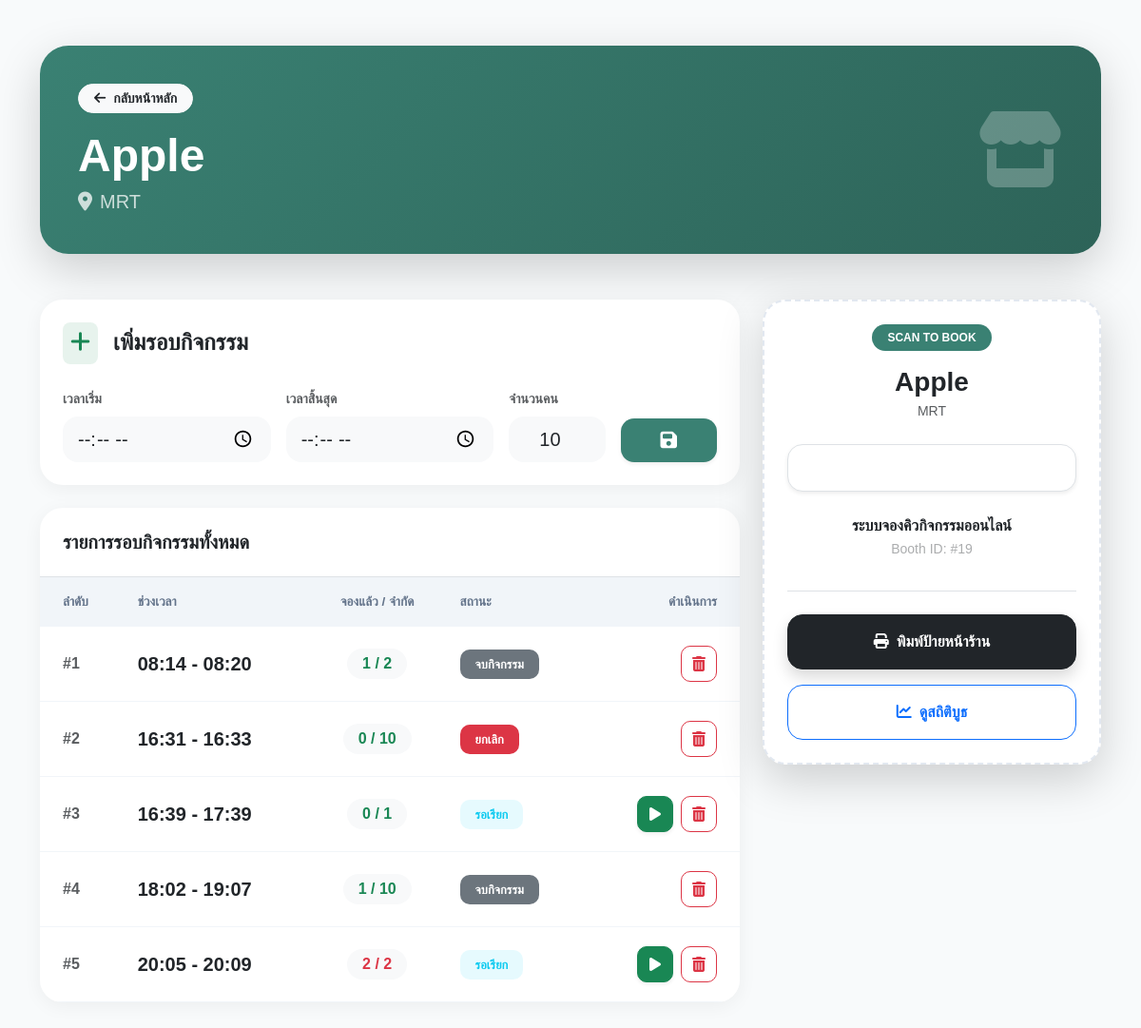
Page /Final/manage_activity.php?id=19 (signed in) on the committed database.
### tables this page shows
CREATE TABLE `event_bookings` (
  `id` int(11) NOT NULL,
  `event_id` int(11) DEFAULT NULL,
  `type_id` int(11) DEFAULT NULL,
  `owner_id` int(11) DEFAULT NULL,
  `customer_name` varchar(255) NOT NULL,
  `customer_phone` varchar(20) NOT NULL,
  `payment_slip` varchar(255) DEFAULT NULL,
  `booking_status` enum('pending','confirmed','cancelled') DEFAULT 'pending',
  `has_activity` enum('yes','no') DEFAULT NULL,
  `created_at` timestamp NOT NULL DEFAULT current_timestamp(),
  `activity_detail` text DEFAULT NULL,
  `category_list` text DEFAULT NULL
);

CREATE TABLE `booth_owners` (
  `id` int(11) NOT NULL,
  `username` varchar(50) NOT NULL,
  `password` varchar(255) NOT NULL,
  `shop_name` varchar(100) NOT NULL,
  `owner_name` varchar(100) NOT NULL,
  `phone` varchar(20) NOT NULL,
  `status` enum('pending','approved','rejected') DEFAULT 'pending',
  `created_at` timestamp NOT NULL DEFAULT current_timestamp()
);

CREATE TABLE `events` (
  `id` int(11) NOT NULL,
  `event_name` varchar(255) NOT NULL,
  `event_date` date NOT NULL,
  `location` varchar(255) DEFAULT NULL,
  `created_at` timestamp NOT NULL DEFAULT current_timestamp()
);

CREATE TABLE `booth_activities` (
  `id` int(11) NOT NULL,
  `booking_id` int(11) NOT NULL,
  `start_time` time NOT NULL,
  `end_time` time NOT NULL,
  `slots_limit` int(11) DEFAULT 10,
  `max_slots` int(11) DEFAULT 10,
  `status` enum('pending','calling','finished','cancelled') DEFAULT 'pending',
  `completion_note` text DEFAULT NULL
);

### Final/manage_activity.php (the view, shortened to what this page needs)
<?php
include 'config.php';
$booking_id = $_GET['id'] ?? null;
$sql = "SELECT b.*, e.event_name, o.shop_name
        FROM event_bookings b
        JOIN events e ON b.event_id = e.id
        JOIN booth_owners o ON b.owner_id = o.id
        WHERE b.id = ?";
$stmt = $conn->prepare($sql);
$stmt->execute([$booking_id]);
$booking = $stmt->fetch();
$stmt_times = $conn->prepare("
    SELECT a.*,
    (SELECT COUNT(*) FROM user_activity_reservations r WHERE r.activity_id = a.id) as current_booked
    FROM booth_activities a
    WHERE a.booking_id = ?
    ORDER BY a.start_time ASC
");
$stmt_times->execute([$booking_id]);
$activities = $stmt_times->fetchAll();
$back_link = isset($_SESSION['owner_id']) ? "index.php?filter=confirmed" : "admin_bookings.php";
?>
<!DOCTYPE html>
<html lang="th">
<head>
    <link href="https://cdn.jsdelivr.net/npm/bootstrap@5.3.0/dist/css/bootstrap.min.css" rel="stylesheet">
    <link rel="stylesheet" href="https://cdnjs.cloudflare.com/ajax/libs/font-awesome/6.4.0/css/all.min.css">
</head>
<body>
<div class="container py-5">
    <div class="header-card mb-5 no-print shadow-lg">
        <div class="row align-items-center">
            <div class="col-md-8">
                <a href="<?php echo $back_link; ?>" class="btn btn-light btn-sm rounded-pill px-3 mb-3 text-dark fw-bold">
                    <i class="fas fa-arrow-left me-2"></i>กลับหน้าหลัก
                </a>
                <h1 class="display-5 fw-bold mb-1"><?php echo htmlspecialchars($booking['shop_name']); ?></h1>
                <p class="lead mb-0 opacity-75"><i class="fas fa-map-marker-alt me-2"></i><?php echo htmlspecialchars($booking['event_name']); ?></p>
            </div>
            <div class="col-md-4 text-end d-none d-md-block">
                <i class="fas fa-store fa-5x opacity-25"></i>
            </div>
        </div>
    </div>
    <div class="row g-4">
        <div class="col-lg-8 no-print">
            <div class="card p-4 mb-4">
                <div class="d-flex align-items-center mb-4">
                    <div class="bg-success bg-opacity-10 p-2 rounded-3 me-3">
                        <i class="fas fa-plus text-success fs-4"></i>
                    </div>
                    <h4 class="fw-bold mb-0">เพิ่มรอบกิจกรรม</h4>
                </div>
                <form method="POST" class="row g-3">
                    <div class="col-md-4">
                        <label class="form-label small fw-bold text-muted">เวลาเริ่ม</label>
                        <input type="time" name="start_time" class="form-control form-control-lg border-0 bg-light rounded-4" required>
                    </div>
                    <div class="col-md-4">
                        <label class="form-label small text-muted fw-bold">เวลาสิ้นสุด</label>
                        <input type="time" name="end_time" class="form-control form-control-lg border-0 bg-light rounded-4" required>
                    </div>
                    <div class="col-md-2">
                        <label class="form-label small text-muted fw-bold">จำนวนคน</label>
                        <input type="number" name="max_slots" class="form-control form-control-lg border-0 bg-light rounded-4 text-center" value="10" min="1" required>
                    </div>
                    <div class="col-md-2 d-flex align-items-end">
                        <button type="submit" name="add_time" class="btn btn-su btn-lg w-100 shadow-sm">
                            <i class="fas fa-save"></i>
                        </button>
                    </div>
                </form>
            </div>
            <div class="card overflow-hidden">
                <div class="p-4 border-bottom">
                    <h5 class="fw-bold mb-0">รายการรอบกิจกรรมทั้งหมด</h5>
                </div>
                <div class="table-responsive">
                    <table class="table">
                        <thead>
                            <tr>
                                <th class="ps-4">ลำดับ</th>
                                <th>ช่วงเวลา</th>
                                <th class="text-center">จองแล้ว / จำกัด</th>
                                <th>สถานะ</th>
                                <th class="text-end pe-4">ดำเนินการ</th>
                            </tr>
                        </thead>
                        <tbody>
                            <?php foreach ($activities as $index => $act): ?>
                            <tr>
                                <td class="ps-4 text-muted fw-bold">#<?php echo $index + 1; ?></td>
                                <td>
                                    <span class="fs-5 fw-bold"><?php echo date('H:i', strtotime($act['start_time'])); ?> - <?php echo date('H:i', strtotime($act['end_time'])); ?></span>
                                </td>
                                <td class="text-center">
                                    <div class="d-inline-flex align-items-center bg-light rounded-pill px-3 py-1">
                                        <span class="fw-bold <?php echo ($act['current_booked'] >= $act['max_slots']) ? 'text-danger' : 'text-success'; ?>">
                                            <?php echo $act['current_booked']; ?> / <?php echo $act['max_slots']; ?>
                                        </span>
                                    </div>
                                </td>
                                <td>
                                    <?php if ($act['status'] == 'calling'): ?>
                                        <span class="status-badge bg-warning text-dark animate-pulse"><i class="fas fa-bullhorn me-2"></i>กำลังเรียก</span>
                                    <?php elseif ($act['status'] == 'finished'): ?>
                                        <span class="status-badge bg-secondary text-white">จบกิจกรรม</span>
                                    <?php elseif ($act['status'] == 'cancelled'): ?>
                                        <span class="status-badge bg-danger text-white">ยกเลิก</span>
                                    <?php else: ?>
                                        <span class="status-badge bg-info bg-opacity-10 text-info">รอเรียก</span>
                                    <?php endif; ?>
                                </td>
                                <td class="text-end pe-4">
                                    <div class="d-flex justify-content-end gap-2">
                                        <?php if ($act['status'] == 'pending'): ?>
                                            <a href="update_round_status.php?id=<?php echo $act['id']; ?>&action=call&booking_id=<?php echo $booking_id; ?>" class="btn btn-success btn-action shadow-sm" title="เรียกคิว"><i class="fas fa-play"></i></a>
                                        <?php elseif ($act['status'] == 'calling'): ?>
                                            <a href="update_round_status.php?id=<?php echo $act['id']; ?>&action=finish&booking_id=<?php echo $booking_id; ?>" class="btn btn-primary btn-action shadow-sm" title="จบงาน"><i class="fas fa-check"></i></a>
                                        <?php endif; ?>
                                        <a href="update_round_status.php?id=<?php echo $act['id']; ?>&action=cancel&booking_id=<?php echo $booking_id; ?>" class="btn btn-outline-danger btn-action" onclick="return confirm('ยกเลิกรอบนี้?')" title="ลบ"><i class="fas fa-trash-can"></i></a>
                                    </div>
                                </td>
                            </tr>
                            <?php endforeach; ?>
                        </tbody>
                    </table>
                </div>
            </div>
        </div>
        <div class="col-lg-4">
            <div class="card p-4 text-center qr-card shadow-lg">
                <div class="qr-print-area">
                    <div class="mb-4">
                        <span class="badge bg-su-green px-3 py-2 rounded-pill mb-3">SCAN TO BOOK</span>
                        <h3 class="fw-bold text-dark mb-1"><?php echo htmlspecialchars($booking['shop_name']); ?></h3>
                        <p class="text-muted small mb-0"><?php echo htmlspecialchars($booking['event_name']); ?></p>
                    </div>
                    <div id="qrcode" class="d-flex justify-content-center mb-4 p-4 bg-white rounded-4 shadow-sm border"></div>
                    <div class="mb-2">
                        <p class="fw-bold text-su-green mb-0">ระบบจองคิวกิจกรรมออนไลน์</p>
                        <small class="text-muted opacity-50">Booth ID: #<?php echo $booking_id; ?></small>
                    </div>
                </div>
                <div class="no-print mt-4 border-top pt-4">
                    <button onclick="window.print()" class="btn btn-dark w-100 py-3 rounded-4 fw-bold mb-3 shadow">
                        <i class="fas fa-print me-2"></i>พิมพ์ป้ายหน้าร้าน
                    </button>
                    <a href="booth_stats.php?id=<?php echo $booking_id; ?>" class="btn btn-outline-primary w-100 py-3 rounded-4 fw-bold">
                        <i class="fas fa-chart-line me-2"></i>ดูสถิติบูธ
                    </a>
                </div>
            </div>
        </div>
    </div>
</div>
</body>
</html>

### Final/manage_activity.php (style rules this page uses)
:root { --su-green: #3a8173; --su-dark: #2d6358; --su-light: #f8fafb; }
body { background-color: var(--su-light); font-family: 'Sarabun', sans-serif; color: #334155; }
.card { border: none; border-radius: 24px; box-shadow: 0 4px 20px rgba(0,0,0,0.05); background: #ffffff; }
.header-card { background: linear-gradient(135deg, var(--su-green), var(--su-dark)); color: white; padding: 2.5rem; border-radius: 30px; }
.table { margin-bottom: 0; }
.table thead th { background: #f1f5f9; border: none; padding: 1rem; color: #64748b; font-weight: 600; font-size: 0.85rem; }
.table tbody td { padding: 1.25rem 1rem; border-bottom: 1px solid #f1f5f9; vertical-align: middle; }
.status-badge { padding: 0.5rem 1rem; border-radius: 10px; font-weight: 600; font-size: 0.8rem; }
.btn-su { background: var(--su-green); color: white; border-radius: 14px; transition: 0.3s; border: none; }
.btn-action { width: 38px; height: 38px; border-radius: 10px; display: inline-flex; align-items: center; justify-content: center; }
.qr-card { border: 2px dashed #e2e8f0; position: sticky; top: 2rem; }
.bg-su-green { background-color: var(--su-green); color: white; }

### rows in the picture
event_bookings: booth_owners.shop_name "Apple", event.event_name "MRT"
booth_activities: start_time "08:14", end_time "08:20", current_booked "1", max_slots "2", status "จบกิจกรรม"
booth_activities: start_time "16:31", end_time "16:33", current_booked "0", max_slots "10", status "ยกเลิก"
booth_activities: start_time "16:39", end_time "17:39", current_booked "0", max_slots "1", status "รอเรียก"
booth_activities: start_time "18:02", end_time "19:07", current_booked "1", max_slots "10", status "จบกิจกรรม"
booth_activities: start_time "20:05", end_time "20:09", current_booked "2", max_slots "2", status "รอเรียก"

### other values in the picture
$booking_id "19"
